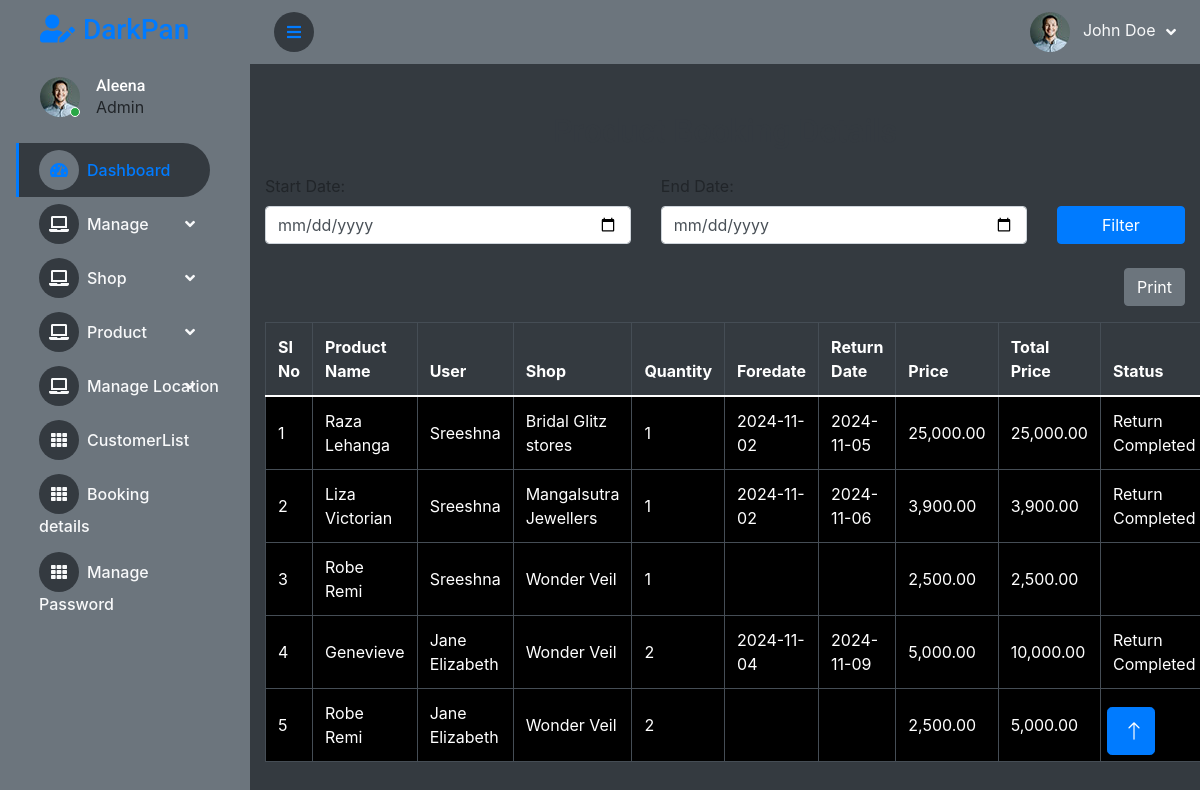
Page /Project/Admin/SalesReport.php on the committed database.
### tables this page shows
CREATE TABLE `tbl_booking` (
  `booking_id` int(11) NOT NULL,
  `booking_date` varchar(10) NOT NULL,
  `booking_amount` int(11) NOT NULL,
  `booking_status` int(11) NOT NULL DEFAULT 0,
  `booking_foredate` varchar(10) NOT NULL,
  `booking_returningdate` varchar(10) NOT NULL,
  `user_id` int(11) NOT NULL
);

CREATE TABLE `tbl_product` (
  `product_id` int(11) NOT NULL,
  `product_name` varchar(100) NOT NULL,
  `product_description` varchar(600) NOT NULL,
  `product_price` int(11) NOT NULL,
  `product_photo` varchar(100) NOT NULL,
  `subcategory_id` int(11) NOT NULL,
  `shop_id` int(11) NOT NULL,
  `material_id` int(11) NOT NULL,
  `product_vstatus` int(11) NOT NULL DEFAULT 0
);

CREATE TABLE `tbl_user` (
  `user_id` int(11) NOT NULL,
  `user_name` varchar(30) NOT NULL,
  `user_email` varchar(30) NOT NULL,
  `user_contact` varchar(10) NOT NULL,
  `user_address` varchar(50) NOT NULL,
  `place_id` int(11) NOT NULL,
  `user_photo` varchar(100) NOT NULL,
  `user_password` varchar(8) NOT NULL
);

CREATE TABLE `tbl_shop` (
  `shop_id` int(11) NOT NULL,
  `shop_name` varchar(30) NOT NULL,
  `shop_vstatus` int(11) NOT NULL DEFAULT 0,
  `shop_email` varchar(30) NOT NULL,
  `shop_password` varchar(8) NOT NULL,
  `shop_address` varchar(50) NOT NULL,
  `shop_logo` varchar(100) NOT NULL,
  `shop_proof` varchar(100) NOT NULL,
  `shop_doj` varchar(10) NOT NULL,
  `shop_contact` varchar(10) NOT NULL,
  `place_id` int(11) NOT NULL
);

CREATE TABLE `tbl_cart` (
  `cart_id` int(11) NOT NULL,
  `cart_quantity` int(11) NOT NULL,
  `cart_status` int(11) NOT NULL DEFAULT 0,
  `product_id` int(11) NOT NULL,
  `booking_id` int(11) NOT NULL
);

### Project/Admin/SalesReport.php (the view, shortened to what this page needs)
<?php
include("../Assets/Connection/connection.php");
include("Head.php");
?>
<!DOCTYPE html PUBLIC "-//W3C//DTD XHTML 1.0 Transitional//EN" "http://www.w3.org/TR/xhtml1/DTD/xhtml1-transitional.dtd">
<html xmlns="http://www.w3.org/1999/xhtml">
<head>
<link rel="stylesheet" href="https://stackpath.bootstrapcdn.com/bootstrap/4.5.2/css/bootstrap.min.css">
</head>
<body>
  <form id="form1" name="form1" method="post" action="">
    <div class="container mt-5">
      <h2 class="text-center mb-4">Product Booking Details</h2>
      <div class="row mb-4 no-print">
        <div class="col-md-5">
          <label for="start-date">Start Date:</label>
          <input type="date" name="start_date" id="start-date" class="form-control" value="<?php echo isset($_POST['start_date']) ? $_POST['start_date'] : ''; ?>">
        </div>
        <div class="col-md-5">
          <label for="end-date">End Date:</label>
          <input type="date" name="end_date" id="end-date" class="form-control" value="<?php echo isset($_POST['end_date']) ? $_POST['end_date'] : ''; ?>">
        </div>
        <div class="col-md-2">
          <label>&nbsp;</label>
          <button type="submit" name="filter" class="btn btn-primary btn-block">Filter</button>
        </div>
      </div>
      <div class="text-right mb-3 no-print">
        <button type="button" class="btn btn-secondary" onclick="printData()">Print</button>
      </div>
      <div class="printable-area">
        <table class="table table-bordered table-dark">
          <thead class="thead-dark">
            <tr>
              <th>SI No</th>
              <th>Product Name</th>
              <th>User</th>
              <th>Shop</th>
              <th>Quantity</th>
              <th>Foredate</th>
              <th>Return Date</th>
              <th>Price</th>
              <th>Total Price</th>
              <th>Status</th>
            </tr>
          </thead>
          <tbody>
            <?php
            $i = 0;
            $selQry = "SELECT * FROM tbl_booking b
                       INNER JOIN tbl_cart c ON c.booking_id = b.booking_id
                       INNER JOIN tbl_user u ON u.user_id = b.user_id
                       INNER JOIN tbl_product p ON p.product_id = c.product_id
                       INNER JOIN tbl_shop s ON s.shop_id = p.shop_id";
            $result = $con->query($selQry);
            while ($row = $result->fetch_assoc()) {
              $i++;
              ?>
              <tr>
                <td><?php echo $i; ?></td>
                <td><?php echo $row['product_name']; ?></td>
                <td><?php echo $row['user_name']; ?></td>
                <td><?php echo $row['shop_name']; ?></td>
                <td><?php echo $row['cart_quantity']; ?></td>
                <td><?php echo $row['booking_foredate']; ?></td>
                <td><?php echo $row['booking_returningdate']; ?></td>
                <td><?php echo number_format($row['product_price'], 2); ?></td>
                <td><?php echo number_format($row['cart_quantity'] * $row['product_price'], 2); ?></td>
                <td>
                  <?php
                  if ($row['cart_status'] == 1) {
                      echo "Payment Received";
                  } elseif ($row['cart_status'] == 2) {
                      echo "Order Packed";
                  } elseif ($row['cart_status'] == 3) {
                      echo "Order Shipped";
                  } elseif ($row['cart_status'] == 4) {
                      echo "Delivered";
                  } elseif ($row['cart_status'] == 6) {
                      echo "Return Completed";
                  }
                  ?>
                </td>
              </tr>
            <?php
            }
            ?>
          </tbody>
        </table>
      </div>
    </div>
  </form>
</body>
</html>
<?php
include("Foot.php");
?>

### Project/Assets/Templates/Admin/css/style.css (style rules this page uses)
:root { --primary: #EB1616; --secondary: #191C24; --light: #6C7293; --dark: #000000; }
.btn { transition: .5s; }

### Project/Admin/SalesReport.php (style rules this page uses)
body { background-color: #f8f9fa; }
h2 { color: #343a40; }
.table th, .table td { vertical-align: middle; }

### rows in the picture
tbl_booking: tbl_product.product_name "Raza Lehanga", user.user_name "Sreeshna", tbl_shop.shop_name "Bridal Glitz stores", tbl_cart.cart_quantity "1", booking_foredate "2024-11-02", booking_returningdate "2024-11-05", tbl_product.product_price "25,000.00", tbl_cart.cart_quantity "25,000.00", shows "Return Completed"
tbl_booking: tbl_product.product_name "Liza Victorian", user.user_name "Sreeshna", tbl_shop.shop_name "Mangalsutra Jewellers", tbl_cart.cart_quantity "1", booking_foredate "2024-11-02", booking_returningdate "2024-11-06", tbl_product.product_price "3,900.00", tbl_cart.cart_quantity "3,900.00", shows "Return Completed"
tbl_booking: tbl_product.product_name "Robe Remi", user.user_name "Sreeshna", tbl_shop.shop_name "Wonder Veil", tbl_cart.cart_quantity "1", tbl_product.product_price "2,500.00", tbl_cart.cart_quantity "2,500.00"
tbl_booking: tbl_product.product_name "Genevieve", user.user_name "Jane Elizabeth", tbl_shop.shop_name "Wonder Veil", tbl_cart.cart_quantity "2", booking_foredate "2024-11-04", booking_returningdate "2024-11-09", tbl_product.product_price "5,000.00", tbl_cart.cart_quantity "10,000.00", shows "Return Completed"
tbl_booking: tbl_product.product_name "Robe Remi", user.user_name "Jane Elizabeth", tbl_shop.shop_name "Wonder Veil", tbl_cart.cart_quantity "2", tbl_product.product_price "2,500.00", tbl_cart.cart_quantity "5,000.00"
